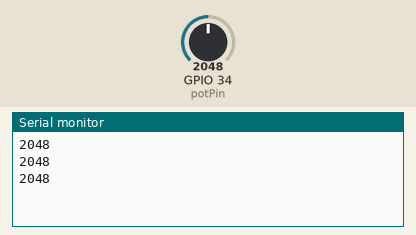
A sketch run on a simulated ESP32. Parts: the last lines printed to the serial monitor. The test bench sets the inputs (shaded band); at power-on: GPIO 34 (potPin) = 2048.

Above: at 2.2 s.
2.3 s: GPIO 34 (potPin) set to 2866
At 2.9 s:
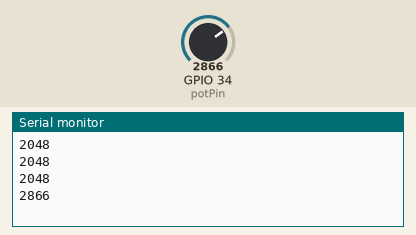
3.8 s: GPIO 34 (potPin) set to 3603
At 4.4 s:
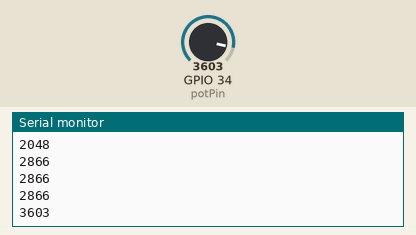
Timing chart, 0 to 6.8 s (numbered marks = the images above; inputs shaded):
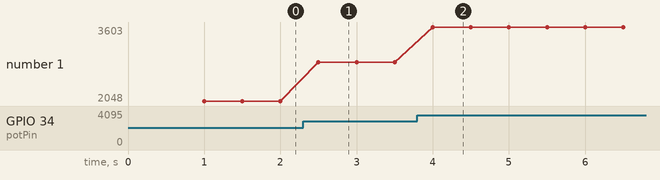

The sketch:

04-potentiometre.ino
```cpp
const int potPin = 34; //Le pin 34 est un pin analog

int potValeur = 0; //Variable qui va recevoir les valeurs du potentiomètre

void setup() {

  Serial.begin(115200); //Demarre la communication en serie
  delay(1000);

}

void loop() {
  potValeur = analogRead(potPin); //lit et reçoit les valeurs du potentiomètre par le pin 34
  Serial.println(potValeur); //ecrit les valeurs en colonne
  delay(500);

}
```

Measured:
- after the input at 2.3 s, the serial monitor: prints a new line after 0.20 s (image 1)
- after the input at 3.8 s, the serial monitor: prints a new line after 0.20 s (image 2)
- plotted number 1: 2048 → 2866 after the input at 2.3 s, 2866 → 3603 after the input at 3.8 s
